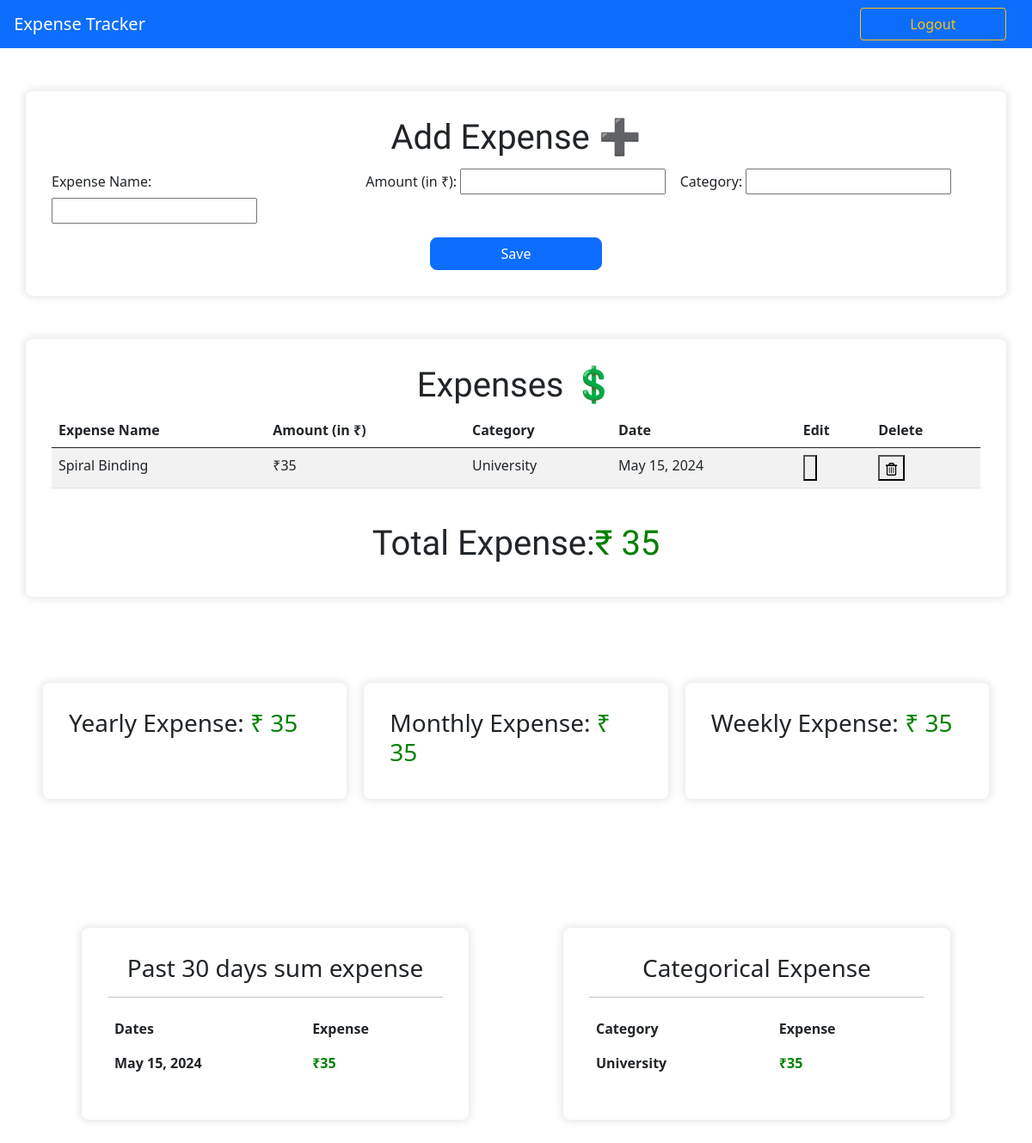
The page / (signed in) on the database its author committed.
### myApp/models.py (models this page shows, shortened)
class Expense(models.Model):
    user = models.ForeignKey(User, on_delete=models.CASCADE, default=None)
    name = models.CharField(max_length=100) # Field to add name of product
    amount = models.IntegerField() # Field to add the price of the product
    category = models.CharField(max_length=100) # Field to add category
    date = models.DateField(auto_now=True) # Field to save dates

### myApp/views.py (the view)
# urls.py: path('', views.index, name='index'),
def index(request):
    if request.method == 'POST':
        expense = ExpenseForm(request.POST)
        if expense.is_valid():
            expense = expense.save(commit = False)
            expense.user = request.user
            expense.save()
    expense_form = ExpenseForm()
    expenses = Expense.objects.filter(user = request.user.id)
    total_expense = expenses.aggregate(Sum('amount'))
    last_year = dt.date.today() - dt.timedelta(days=365)
    data_year = Expense.objects.filter(date__gt = last_year, user = request.user.id)
    last_year_expense = data_year.aggregate(Sum('amount'))
    last_month = dt.date.today() - dt.timedelta(days=30)
    data_month = Expense.objects.filter(date__gt = last_month, user = request.user.id)
    last_month_expense = data_month.aggregate(Sum('amount'))
    last_week = dt.date.today() - dt.timedelta(days=7)
    data_week = Expense.objects.filter(date__gt = last_week, user = request.user.id)
    last_week_expense = data_week.aggregate(Sum('amount'))
    daily_expense = Expense.objects.filter(user = request.user.id).values('date').order_by('date').annotate(sum = Sum('amount'))
    category_expense = Expense.objects.filter(user = request.user.id).values('category').annotate(sum = Sum('amount'))
    print(category_expense)
    context = {'expense_form': expense_form,
               'expenses': expenses,
               'total_expense': total_expense,
               'last_year_expense': last_year_expense,
               'last_month_expense': last_month_expense,
               'last_week_expense': last_week_expense,
               'daily_expense': daily_expense,
               'category_expense': category_expense,
            }
    return render(request, 'index.html', context=context)

### myApp/forms.py
class ExpenseForm(ModelForm):
    class Meta:
        model = Expense
        fields = ('name', 'amount', 'category')

### templates/index.html (shortened to what this page needs)
{% extends 'base.html' %} {% load static %} {% load humanize %} {% block body %}
{% if request.user.is_authenticated %}
<div class="container">
  <h1 class="expense-heading">Add Expense ➕</h1>
  <form method="POST">
    <div class="row g-3">
      <div class="col-sm-4">
        <label for="inputEmail3" class="col-form-label">Expense Name: </label>
        {{ expense_form.name }}
      </div>
      <div class="col-sm-4">
        <label for="inputEmail3" class="col-form-label">Amount (in ₹): </label>
        {{ expense_form.amount }}
      </div>
      <div class="col-sm-4">
        <label for="inputEmail3" class="col-form-label">Category: </label>
        {{ expense_form.category }}
      </div>
      <div class="save-btn-container">
        <button type="submit" class="btn btn-primary save-btn">Save</button>
      </div>
    </div>
  </form>
</div>
<div class="container">
  <h1 class="expense-heading">Expenses 💲</h1>
  <table class="table table-striped">
    <thead>
      <tr>
        <th scope="col">Expense Name</th>
        <th scope="col">Amount (in ₹)</th>
        <th scope="col">Category</th>
        <th scope="col">Date</th>
        <th scope="col">Edit</th>
        <th scope="col">Delete</th>
      </tr>
    </thead>
    <tbody>
      {% for expense in expenses %} {% if expense.user == request.user %}
      <tr>
        <td>{{ expense.name }}</td>
        <td>₹{{ expense.amount|intcomma }}</td>
        <td>{{ expense.category }}</td>
        <td>{{ expense.date }}</td>
        <td>
          <form
            action="{% url 'myapp:edit_expense' expense.id %}"
            method="POST"
          >
            <button type="submit">
            </button>
          </form>
        </td>
        <td>
          <form
            action="{% url 'myapp:delete_expense' expense.id %}"
            method="POST"
          >
            <button type="submit" name="delete">
              <img
                src="{% static 'images/delete.png' %}"
                alt=""
                style="height: 15px"
              />
            </button>
          </form>
        </td>
      </tr>
      {% endif %} {% endfor %}
    </tbody>
  </table>
  <br />
  <h1 class="expense-heading">
    Total Expense:<span style="color: green"
      >₹ {{ total_expense.amount__sum|intcomma }}</span
    >
  </h1>
</div>
<div
  style="
    display: flex;
    justify-content: space-between;
    padding: 50px;
    gap: 20px;
  "
>
  <div class="container">
    <h3>
      Yearly Expense:
      <span style="color: green"
        >₹ {{ last_year_expense.amount__sum|intcomma }}</span
      >
    </h3>
  </div>
  <div class="container">
    <h3>
      Monthly Expense:
      <span style="color: green"
        >₹ {{ last_month_expense.amount__sum|intcomma }}</span
      >
    </h3>
  </div>
  <div class="container">
    <h3>
      Weekly Expense:
      <span style="color: green"
        >₹ {{ last_week_expense.amount__sum|intcomma }}</span
      >
    </h3>
  </div>
</div>
<div
  style="
    display: flex;
    justify-content: space-between;
    padding: 50px;
    gap: 20px;
  "
>
  <div class="container" style="width: 450px">
    <h3 style="text-align: center">Past 30 days sum expense</h3>
    <hr />
    <table class="table table-borderless">
      <thead>
        <tr>
          <th scope="col">Dates</th>
          <th scope="col">Expense</th>
        </tr>
      </thead>
      <tbody>
        {% for daily in daily_expense %}
        <tr>
          <th scope="row">{{ daily.date }}</th>
          <td style="color: green; font-weight: bolder">₹{{ daily.sum }}</td>
        </tr>
        {% endfor %}
      </tbody>
    </table>
  </div>
  <div class="container" style="width: 450px" id="cat-sum-table">
    <h3 style="text-align: center">Categorical Expense</h3>
    <hr />
    <table class="table table-borderless">
      <thead>
        <tr>
          <th scope="col">Category</th>
          <th scope="col">Expense</th>
        </tr>
      </thead>
      <tbody>
        {% for category in category_expense %}
        <tr>
          <th scope="row">{{ category.category }}</th>
          <td style="color: green; font-weight: bolder">₹{{ category.sum }}</td>
        </tr>
        {% endfor %}
      </tbody>
    </table>
  </div>
</div>
{% else %}
<h1 class="expense-heading" style="text-align: center; margin-top: 10px">
  Please Login or Register
</h1>
{% endif %}
{% endblock %}

### static/css/styles.css (style rules this page uses)
.container { margin-top: 50px; padding: 30px; background-color: #ffffff; border-radius: 8px; box-shadow: 0px 0px 10px 2px rgba(0, 0, 0, 0.1); }
.save-btn-container { display: flex; justify-content: center; align-items: center; }
.save-btn { width: 200px; border-radius: 8px; }
.expense-heading { text-align: center; font-family: "Radio Canada Big", sans-serif; font-optical-sizing: auto; font-style: normal; }

### rows shown on the page
Expense: name "Spiral Binding", amount "35", category "University", date "May 15, 2024", sum "35"

### other values the page prints
{{ total_expense.amount__sum|intcomma }} "35"
{{ last_year_expense.amount__sum|intcomma }} "35"
{{ last_month_expense.amount__sum|intcomma }} "35"
{{ last_week_expense.amount__sum|intcomma }} "35"
